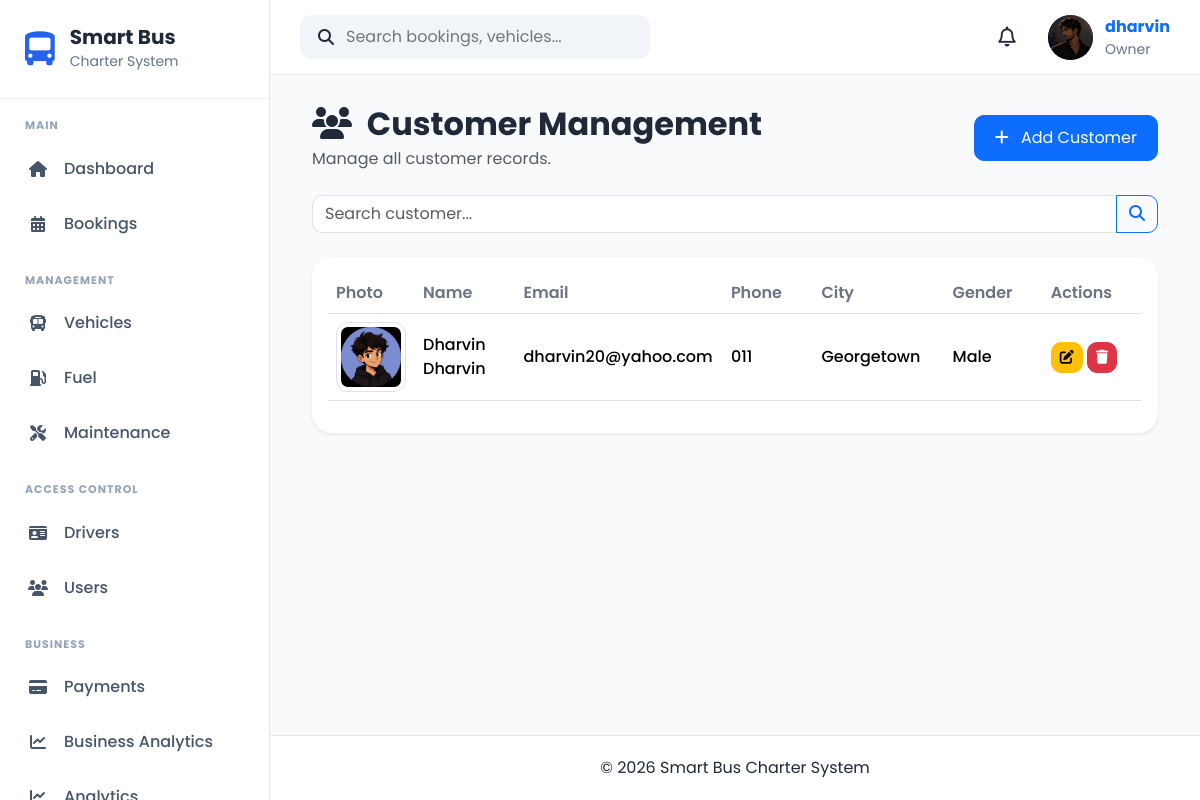
The page /customers/ (signed in) on the database its author committed.
### apps/accounts/models.py (models this page shows, shortened)
class UserProfile(models.Model):
    OWNER = "Owner"
    ADMIN = "Admin"
    DRIVER = "Driver"
    CUSTOMER = "Customer"
    ROLE_CHOICES = [
        (OWNER, "Owner"),
        (ADMIN, "Admin"),
        (DRIVER, "Driver"),
        (CUSTOMER, "Customer"),
    ]
    GENDER_CHOICES = [
        ("Male", "Male"),
        ("Female", "Female"),
        ("Other", "Other"),
    ]
    user = models.OneToOneField(
        User,
        on_delete=models.CASCADE,
        related_name="profile"
    )
    role = models.CharField(
        max_length=20,
        choices=ROLE_CHOICES,
        default=CUSTOMER
    )
    phone = models.CharField(
        max_length=20,
        blank=True
    )
    address = models.TextField(
        blank=True
    )
    city = models.CharField(
        max_length=100,
        blank=True
    )
    state = models.CharField(
        max_length=100,
        blank=True
    )
    postcode = models.CharField(
        max_length=20,
        blank=True
    )
    country = models.CharField(
        max_length=100,
        default="Malaysia"
    )
    gender = models.CharField(
        max_length=10,
        choices=GENDER_CHOICES,
        blank=True
    )
    profile_picture = models.ImageField(
        upload_to="profile_pictures/",
        blank=True,
        null=True
    )
    must_change_password = models.BooleanField(default=False)
    created_at = models.DateTimeField(
        auto_now_add=True
    )
    updated_at = models.DateTimeField(
        auto_now=True
    )

### apps/customers/models.py (models this page shows, shortened)
class Customer(models.Model):
    GENDER_CHOICES = [
        ("Male", "Male"),
        ("Female", "Female"),
        ("Other", "Other"),
    ]
    first_name = models.CharField(
        max_length=100
    )
    last_name = models.CharField(
        max_length=100
    )
    email = models.EmailField(
        unique=True
    )
    phone = models.CharField(
        max_length=20,
        unique=True
    )
    address = models.TextField()
    city = models.CharField(
        max_length=100
    )
    state = models.CharField(
        max_length=100
    )
    postcode = models.CharField(
        max_length=10
    )
    gender = models.CharField(
        max_length=10,
        choices=GENDER_CHOICES
    )
    profile_picture = models.ImageField(
        upload_to="customers/",
        blank=True,
        null=True
    )
    created_at = models.DateTimeField(
        auto_now_add=True
    )
    updated_at = models.DateTimeField(
        auto_now=True
    )

### apps/customers/views.py (the view, shortened to what this page needs)
def customer_list(request):
    search = request.GET.get("search", "")
    customers = Customer.objects.all().order_by("first_name")
    paginator = Paginator(customers, 10)
    page_number = request.GET.get("page")
    page_obj = paginator.get_page(page_number)
    return render(
        request,
        "customers/customer_list.html",
        {
            "customers": page_obj,
            "page_obj": page_obj,
            "search": search,
            "is_paginated": page_obj.has_other_pages(),
        },
    )

### apps/accounts/context_processors.py (called while the page is built)
def user_role(request):
    role = None
    if request.user.is_authenticated:
        try:
            role = request.user.profile.role
        except Exception:
            role = None
    return {
        "user_role": role
    }

### apps/notifications/context_processors.py (called while the page is built)
def notification_context(request):
    if not request.user.is_authenticated:
        return {}
    notifications = (
        NotificationRecipient.objects
        .filter(user=request.user)
        .select_related("notification")
        .order_by("-notification__created_at")[:5]
    )
    unread_count = (
        NotificationRecipient.objects
        .filter(
            user=request.user,
            is_read=False
        )
        .count()
    )
    return {
        "navbar_notifications": notifications,
        "unread_notifications": unread_count,
    }

### templates/customers/customer_list.html (shortened to what this page needs)
{% extends "crud/base_list.html" %}
{% load static %}
{% block header_title %}
<i class="fas fa-users me-2"></i>
Customer Management
{% endblock %}
{% block header_subtitle %}
Manage all customer records.
{% endblock %}
{% block add_button %}
<a href="{% url 'customers:customer_create' %}" class="btn btn-primary">
    <i class="fas fa-plus me-2"></i>
    Add Customer
</a>
{% endblock %}
{% block search %}
<form method="GET" class="mb-4">
    <div class="input-group">
        <input
            type="text"
            name="search"
            class="form-control"
            placeholder="Search customer..."
            value="{{ search }}">
        <button class="btn btn-outline-primary" type="submit">
            <i class="fas fa-search"></i>
        </button>
    </div>
</form>
{% endblock %}
{% block table %}
<table class="table table-hover align-middle">
    <thead>
        <tr>
            <th>Photo</th>
            <th>Name</th>
            <th>Email</th>
            <th>Phone</th>
            <th>City</th>
            <th>Gender</th>
            <th width="170">Actions</th>
        </tr>
    </thead>
    <tbody>
    {% for customer in customers %}
        <tr>
            <td>
                {% if customer.profile_picture %}
                    <img src="{{ customer.profile_picture.url }}"
                         width="70"
                         class="img-thumbnail">
                {% else %}
                    <img src="{% static 'images/no-image.png' %}"
                         width="70"
                         class="img-thumbnail">
                {% endif %}
            </td>
            <td>
                {{ customer.first_name }}
                {{ customer.last_name }}
            </td>
            <td>{{ customer.email }}</td>
            <td>{{ customer.phone }}</td>
            <td>{{ customer.city }}</td>
            <td>{{ customer.gender }}</td>
            <td>
                <a href="{% url 'customers:customer_update' customer.pk %}"
                   class="btn btn-warning btn-sm">
                    <i class="fas fa-edit"></i>
                </a>
                <a href="{% url 'customers:customer_delete' customer.pk %}"
                   class="btn btn-danger btn-sm">
                    <i class="fas fa-trash"></i>
                </a>
            </td>
        </tr>
    {% endfor %}
    </tbody>
</table>
{% endblock %}

### templates/components/navbar.html (shortened to what this page needs)
{% load static %}
<nav class="navbar-custom">
    <div class="navbar-left">
        <div class="search-box">
            <i class="fa-solid fa-magnifying-glass"></i>
            <input
                type="text"
                placeholder="Search bookings, vehicles..."
            >
        </div>
    </div>
    <div class="navbar-right">
            <div class="notification-icon">
                <button
                    class="notification-btn"
                    id = "notificationBtn">
                    <i class="fa-regular fa-bell"></i>
                </button>
            </div>
        <a href="{% url 'accounts:profile' %}" class="profile-link">
            <div class="profile-menu">
                {% if request.user.profile.profile_picture %}
                    <img
                        src="{{ request.user.profile.profile_picture.url }}"
                        alt="Profile Picture"
                        class="profile-avatar profile-image"
                    >
                {% else %}
                    <div class="profile-avatar">
                        {{ request.user.username|first|upper }}
                    </div>
                {% endif %}
                <div class="profile-info">
                    <strong>{{ request.user.username }}</strong>
                    <small>
                        {{ request.user.profile.role|default:"User" }}
                    </small>
                </div>
            </div>
        </a>
    </div>
</nav>

### static/css/base.css (style rules this page uses)
* { margin:0; padding:0; box-sizing:border-box; font-family:'Poppins',sans-serif; }
body { background:#F8FAFC; color:#1F2937; overflow-x:hidden; }
a { text-decoration:none; }

### static/css/layout.css (style rules this page uses)
.navbar-custom { height:75px; background:#ffffff; display:flex; justify-content:space-between; align-items:center; padding:0 30px; border-bottom:1px solid #E5E7EB; }
.navbar-left { display:flex; align-items:center; gap:20px; }
.search-box { display:flex; align-items:center; gap:12px; background:#F1F5F9; padding:10px 18px; border-radius:12px; width:350px; }
.search-box input { border:none; background:none; width:100%; outline:none; }
.navbar-right { display:flex; align-items:center; gap:20px; }
.notification-btn { position:relative; width:42px; height:42px; border:none; border-radius:50%; background:#fff; display:flex; justify-content:center; align-items:center; cursor:pointer; z-index:2000; }
.notification-icon { position:relative; z-index:2000; }
.profile-menu { display:flex; align-items:center; gap:12px; }
.profile-avatar { width:45px; height:45px; background:#2563EB; color:white; border-radius:50%; display:flex; justify-content:center; align-items:center; font-weight:700; }
.profile-info { display:flex; flex-direction:column; }
.profile-info small { color:#64748B; }

### static/css/components.css (style rules this page uses)
.notification-btn i { font-size:20px; color:#1f2937; }

### static/css/crud.css (style rules this page uses)
.table thead { background:#0d6efd; color:white; }
.table th { vertical-align:middle; }
.table td { vertical-align:middle; }
.btn { border-radius:10px; }
.form-control, .form-select { border-radius:10px; }
img.img-thumbnail { border-radius:12px; }

### static/css/profile.css (style rules this page uses)
.table th { width:220px; color:#6b7280; font-weight:600; }
.table td { font-weight:500; }
.btn-primary { border-radius:10px; padding:10px 20px; }

### rows shown on the page
Customer: profile_picture (picture), first_name "Dharvin", last_name "Dharvin", email "dharvin20@yahoo.com", phone "011", city "Georgetown", gender "Male"

### other values the page prints
{{ request.user.username }} "dharvin"
{{ request.user.profile.role|default:"User" }} "Owner"
